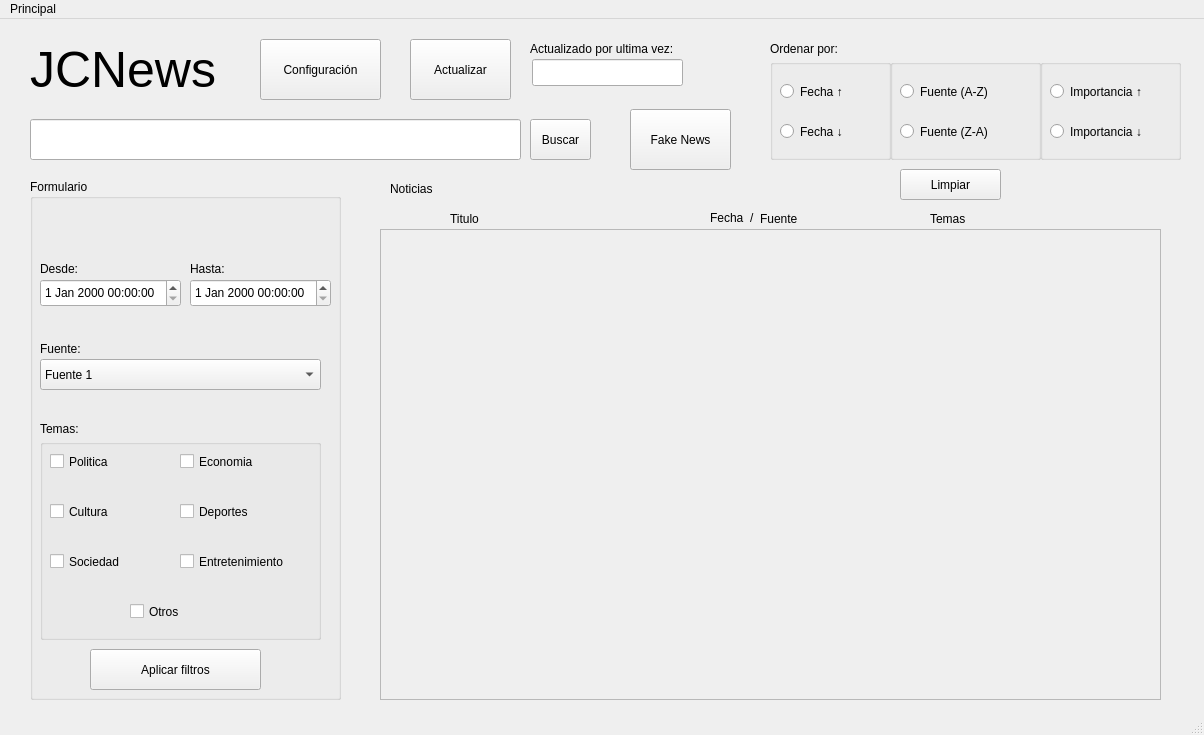
<?xml version="1.0" encoding="UTF-8"?>
<ui version="4.0">
 <class>MainWindow</class>
 <widget class="QMainWindow" name="MainWindow">
  <property name="geometry">
   <rect>
    <x>0</x>
    <y>0</y>
    <width>1204</width>
    <height>735</height>
   </rect>
  </property>
  <property name="windowTitle">
   <string>MainWindow</string>
  </property>
  <property name="styleSheet">
   <string notr="true">Darkeum.qss</string>
  </property>
  <widget class="QWidget" name="centralwidget">
   <widget class="QGroupBox" name="grupoFiltro">
    <property name="geometry">
     <rect>
      <x>30</x>
      <y>160</y>
      <width>311</width>
      <height>521</height>
     </rect>
    </property>
    <property name="title">
     <string>Formulario</string>
    </property>
    <widget class="QDateTimeEdit" name="fechaInicio">
     <property name="geometry">
      <rect>
       <x>10</x>
       <y>100</y>
       <width>141</width>
       <height>28</height>
      </rect>
     </property>
    </widget>
    <widget class="QDateTimeEdit" name="fechaFin">
     <property name="geometry">
      <rect>
       <x>160</x>
       <y>100</y>
       <width>141</width>
       <height>28</height>
      </rect>
     </property>
    </widget>
    <widget class="QLabel" name="fechaInicioLabel">
     <property name="geometry">
      <rect>
       <x>10</x>
       <y>80</y>
       <width>70</width>
       <height>19</height>
      </rect>
     </property>
     <property name="text">
      <string>Desde:</string>
     </property>
    </widget>
    <widget class="QLabel" name="fechaFinLabel">
     <property name="geometry">
      <rect>
       <x>160</x>
       <y>80</y>
       <width>70</width>
       <height>19</height>
      </rect>
     </property>
     <property name="text">
      <string>Hasta:</string>
     </property>
    </widget>
    <widget class="QLabel" name="fuenteLabel">
     <property name="geometry">
      <rect>
       <x>10</x>
       <y>160</y>
       <width>70</width>
       <height>19</height>
      </rect>
     </property>
     <property name="text">
      <string>Fuente:</string>
     </property>
    </widget>
    <widget class="QComboBox" name="fuenteBox">
     <property name="geometry">
      <rect>
       <x>10</x>
       <y>180</y>
       <width>281</width>
       <height>31</height>
      </rect>
     </property>
     <item>
      <property name="text">
       <string>Fuente 1</string>
      </property>
     </item>
     <item>
      <property name="text">
       <string/>
      </property>
     </item>
    </widget>
    <widget class="QLabel" name="temasLabel">
     <property name="geometry">
      <rect>
       <x>10</x>
       <y>240</y>
       <width>70</width>
       <height>19</height>
      </rect>
     </property>
     <property name="text">
      <string>Temas:</string>
     </property>
    </widget>
    <widget class="QGroupBox" name="grupoTemas">
     <property name="geometry">
      <rect>
       <x>10</x>
       <y>260</y>
       <width>281</width>
       <height>201</height>
      </rect>
     </property>
     <property name="title">
      <string/>
     </property>
     <widget class="QCheckBox" name="politicaTema">
      <property name="geometry">
       <rect>
        <x>10</x>
        <y>10</y>
        <width>97</width>
        <height>25</height>
       </rect>
      </property>
      <property name="text">
       <string>Politica</string>
      </property>
     </widget>
     <widget class="QCheckBox" name="culturaTema">
      <property name="geometry">
       <rect>
        <x>10</x>
        <y>60</y>
        <width>97</width>
        <height>25</height>
       </rect>
      </property>
      <property name="text">
       <string>Cultura</string>
      </property>
     </widget>
     <widget class="QCheckBox" name="sociedadTema">
      <property name="geometry">
       <rect>
        <x>10</x>
        <y>110</y>
        <width>97</width>
        <height>25</height>
       </rect>
      </property>
      <property name="text">
       <string>Sociedad</string>
      </property>
     </widget>
     <widget class="QCheckBox" name="entretenimientoTema">
      <property name="geometry">
       <rect>
        <x>140</x>
        <y>110</y>
        <width>131</width>
        <height>25</height>
       </rect>
      </property>
      <property name="text">
       <string>Entretenimiento</string>
      </property>
     </widget>
     <widget class="QCheckBox" name="deportesTema">
      <property name="geometry">
       <rect>
        <x>140</x>
        <y>60</y>
        <width>97</width>
        <height>25</height>
       </rect>
      </property>
      <property name="text">
       <string>Deportes</string>
      </property>
     </widget>
     <widget class="QCheckBox" name="economiaTema">
      <property name="geometry">
       <rect>
        <x>140</x>
        <y>10</y>
        <width>97</width>
        <height>25</height>
       </rect>
      </property>
      <property name="text">
       <string>Economia</string>
      </property>
     </widget>
     <widget class="QCheckBox" name="otrosTema">
      <property name="geometry">
       <rect>
        <x>90</x>
        <y>160</y>
        <width>131</width>
        <height>25</height>
       </rect>
      </property>
      <property name="text">
       <string>Otros</string>
      </property>
     </widget>
    </widget>
    <widget class="QPushButton" name="aplicarFiltros">
     <property name="geometry">
      <rect>
       <x>60</x>
       <y>470</y>
       <width>171</width>
       <height>41</height>
      </rect>
     </property>
     <property name="text">
      <string>Aplicar filtros</string>
     </property>
    </widget>
   </widget>
   <widget class="QLabel" name="tituloLabel">
    <property name="geometry">
     <rect>
      <x>30</x>
      <y>20</y>
      <width>211</width>
      <height>61</height>
     </rect>
    </property>
    <property name="autoFillBackground">
     <bool>false</bool>
    </property>
    <property name="styleSheet">
     <string notr="true">font: 800 12pt &quot;Adwaita Sans&quot;;
font-size: 50px;</string>
    </property>
    <property name="text">
     <string>JCNews</string>
    </property>
   </widget>
   <widget class="QLineEdit" name="buscarLine">
    <property name="geometry">
     <rect>
      <x>30</x>
      <y>100</y>
      <width>491</width>
      <height>41</height>
     </rect>
    </property>
   </widget>
   <widget class="QPushButton" name="buscarButton">
    <property name="geometry">
     <rect>
      <x>530</x>
      <y>100</y>
      <width>61</width>
      <height>41</height>
     </rect>
    </property>
    <property name="text">
     <string>Buscar</string>
    </property>
   </widget>
   <widget class="QPushButton" name="configuracionButton">
    <property name="geometry">
     <rect>
      <x>260</x>
      <y>20</y>
      <width>121</width>
      <height>61</height>
     </rect>
    </property>
    <property name="text">
     <string>Configuración</string>
    </property>
   </widget>
   <widget class="QPushButton" name="actualizarButton">
    <property name="geometry">
     <rect>
      <x>410</x>
      <y>20</y>
      <width>101</width>
      <height>61</height>
     </rect>
    </property>
    <property name="text">
     <string>Actualizar</string>
    </property>
   </widget>
   <widget class="QLabel" name="actualizarLabel">
    <property name="geometry">
     <rect>
      <x>530</x>
      <y>20</y>
      <width>201</width>
      <height>19</height>
     </rect>
    </property>
    <property name="text">
     <string>Actualizado por ultima vez:</string>
    </property>
   </widget>
   <widget class="QLineEdit" name="actualizarLine">
    <property name="geometry">
     <rect>
      <x>532</x>
      <y>40</y>
      <width>151</width>
      <height>27</height>
     </rect>
    </property>
   </widget>
   <widget class="QLabel" name="ordenarLabel">
    <property name="geometry">
     <rect>
      <x>770</x>
      <y>20</y>
      <width>101</width>
      <height>19</height>
     </rect>
    </property>
    <property name="text">
     <string>Ordenar por:</string>
    </property>
   </widget>
   <widget class="QGroupBox" name="grupoFecha">
    <property name="geometry">
     <rect>
      <x>770</x>
      <y>40</y>
      <width>121</width>
      <height>101</height>
     </rect>
    </property>
    <property name="title">
     <string/>
    </property>
    <widget class="QRadioButton" name="fechaArribaRadioB">
     <property name="geometry">
      <rect>
       <x>10</x>
       <y>20</y>
       <width>91</width>
       <height>25</height>
      </rect>
     </property>
     <property name="text">
      <string>Fecha ↑</string>
     </property>
    </widget>
    <widget class="QRadioButton" name="fechaAbajoRadioB">
     <property name="geometry">
      <rect>
       <x>10</x>
       <y>60</y>
       <width>91</width>
       <height>25</height>
      </rect>
     </property>
     <property name="text">
      <string>Fecha ↓</string>
     </property>
    </widget>
   </widget>
   <widget class="QGroupBox" name="grupoFuente">
    <property name="geometry">
     <rect>
      <x>890</x>
      <y>40</y>
      <width>151</width>
      <height>101</height>
     </rect>
    </property>
    <property name="title">
     <string/>
    </property>
    <widget class="QRadioButton" name="fuenteZARadioB">
     <property name="geometry">
      <rect>
       <x>10</x>
       <y>60</y>
       <width>111</width>
       <height>25</height>
      </rect>
     </property>
     <property name="text">
      <string>Fuente (Z-A)</string>
     </property>
    </widget>
    <widget class="QRadioButton" name="fuenteAZRadioB">
     <property name="geometry">
      <rect>
       <x>10</x>
       <y>20</y>
       <width>111</width>
       <height>25</height>
      </rect>
     </property>
     <property name="text">
      <string>Fuente (A-Z)</string>
     </property>
    </widget>
   </widget>
   <widget class="QGroupBox" name="grupoImportancia">
    <property name="geometry">
     <rect>
      <x>1040</x>
      <y>40</y>
      <width>141</width>
      <height>101</height>
     </rect>
    </property>
    <property name="title">
     <string/>
    </property>
    <widget class="QRadioButton" name="importanciaAbajoRadioB">
     <property name="geometry">
      <rect>
       <x>10</x>
       <y>60</y>
       <width>121</width>
       <height>25</height>
      </rect>
     </property>
     <property name="text">
      <string>Importancia ↓</string>
     </property>
    </widget>
    <widget class="QRadioButton" name="importanciaArribaRadioB">
     <property name="geometry">
      <rect>
       <x>10</x>
       <y>20</y>
       <width>121</width>
       <height>25</height>
      </rect>
     </property>
     <property name="text">
      <string>Importancia ↑</string>
     </property>
    </widget>
   </widget>
   <widget class="QScrollArea" name="noticiasScroll">
    <property name="geometry">
     <rect>
      <x>380</x>
      <y>210</y>
      <width>781</width>
      <height>471</height>
     </rect>
    </property>
    <property name="widgetResizable">
     <bool>true</bool>
    </property>
    <widget class="QWidget" name="scrollAreaWidgetContents">
     <property name="geometry">
      <rect>
       <x>0</x>
       <y>0</y>
       <width>779</width>
       <height>469</height>
      </rect>
     </property>
     <widget class="QWidget" name="verticalLayoutWidget">
      <property name="geometry">
       <rect>
        <x>10</x>
        <y>10</y>
        <width>761</width>
        <height>481</height>
       </rect>
      </property>
      <layout class="QVBoxLayout" name="verticalLayout"/>
     </widget>
    </widget>
   </widget>
   <widget class="QLabel" name="label">
    <property name="geometry">
     <rect>
      <x>450</x>
      <y>190</y>
      <width>70</width>
      <height>19</height>
     </rect>
    </property>
    <property name="text">
     <string>Titulo</string>
    </property>
   </widget>
   <widget class="QLabel" name="label_2">
    <property name="geometry">
     <rect>
      <x>710</x>
      <y>189</y>
      <width>70</width>
      <height>20</height>
     </rect>
    </property>
    <property name="text">
     <string>Fecha  /</string>
    </property>
   </widget>
   <widget class="QLabel" name="label_3">
    <property name="geometry">
     <rect>
      <x>760</x>
      <y>190</y>
      <width>70</width>
      <height>19</height>
     </rect>
    </property>
    <property name="text">
     <string>Fuente</string>
    </property>
   </widget>
   <widget class="QLabel" name="label_4">
    <property name="geometry">
     <rect>
      <x>930</x>
      <y>190</y>
      <width>70</width>
      <height>19</height>
     </rect>
    </property>
    <property name="text">
     <string>Temas</string>
    </property>
   </widget>
   <widget class="QLabel" name="label_5">
    <property name="geometry">
     <rect>
      <x>390</x>
      <y>160</y>
      <width>70</width>
      <height>19</height>
     </rect>
    </property>
    <property name="text">
     <string>Noticias</string>
    </property>
   </widget>
   <widget class="QPushButton" name="filtrarButton">
    <property name="geometry">
     <rect>
      <x>900</x>
      <y>150</y>
      <width>101</width>
      <height>31</height>
     </rect>
    </property>
    <property name="text">
     <string>Limpiar</string>
    </property>
   </widget>
   <widget class="QPushButton" name="fakeButton">
    <property name="geometry">
     <rect>
      <x>630</x>
      <y>90</y>
      <width>101</width>
      <height>61</height>
     </rect>
    </property>
    <property name="text">
     <string>Fake News</string>
    </property>
   </widget>
  </widget>
  <widget class="QMenuBar" name="menubar">
   <property name="geometry">
    <rect>
     <x>0</x>
     <y>0</y>
     <width>1204</width>
     <height>24</height>
    </rect>
   </property>
   <widget class="QMenu" name="menuPrincipal">
    <property name="title">
     <string>Principal</string>
    </property>
   </widget>
   <addaction name="menuPrincipal"/>
  </widget>
  <widget class="QStatusBar" name="statusbar"/>
 </widget>
 <resources/>
 <connections/>
</ui>
